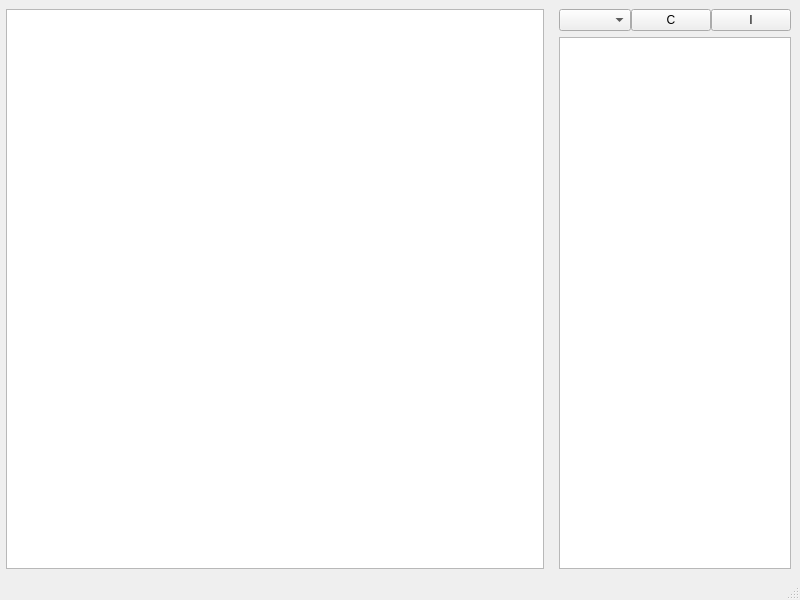
<?xml version="1.0" encoding="UTF-8"?>
<ui version="4.0">
 <class>MainWindow</class>
 <widget class="QMainWindow" name="MainWindow">
  <property name="geometry">
   <rect>
    <x>0</x>
    <y>0</y>
    <width>800</width>
    <height>600</height>
   </rect>
  </property>
  <property name="windowTitle">
   <string>Tree GUI</string>
  </property>
  <widget class="QWidget" name="centralwidget">
   <layout class="QHBoxLayout" name="horizontalLayout_3">
    <property name="leftMargin">
     <number>0</number>
    </property>
    <item>
     <widget class="QFrame" name="main_window">
      <property name="frameShape">
       <enum>QFrame::NoFrame</enum>
      </property>
      <property name="frameShadow">
       <enum>QFrame::Raised</enum>
      </property>
      <layout class="QHBoxLayout" name="horizontalLayout">
       <property name="leftMargin">
        <number>0</number>
       </property>
       <property name="topMargin">
        <number>0</number>
       </property>
       <property name="rightMargin">
        <number>0</number>
       </property>
       <property name="bottomMargin">
        <number>0</number>
       </property>
      </layout>
     </widget>
    </item>
    <item>
     <widget class="TreeView" name="tree_view">
      <property name="sizePolicy">
       <sizepolicy hsizetype="Expanding" vsizetype="Expanding">
        <horstretch>3</horstretch>
        <verstretch>0</verstretch>
       </sizepolicy>
      </property>
     </widget>
    </item>
    <item>
     <widget class="QFrame" name="edit_panel">
      <property name="sizePolicy">
       <sizepolicy hsizetype="Preferred" vsizetype="Preferred">
        <horstretch>1</horstretch>
        <verstretch>0</verstretch>
       </sizepolicy>
      </property>
      <property name="frameShape">
       <enum>QFrame::NoFrame</enum>
      </property>
      <property name="frameShadow">
       <enum>QFrame::Raised</enum>
      </property>
      <property name="lineWidth">
       <number>0</number>
      </property>
      <layout class="QVBoxLayout" name="verticalLayout">
       <property name="topMargin">
        <number>0</number>
       </property>
       <property name="rightMargin">
        <number>0</number>
       </property>
       <property name="bottomMargin">
        <number>0</number>
       </property>
       <item>
        <widget class="QFrame" name="tools">
         <property name="sizePolicy">
          <sizepolicy hsizetype="Preferred" vsizetype="Preferred">
           <horstretch>0</horstretch>
           <verstretch>0</verstretch>
          </sizepolicy>
         </property>
         <property name="frameShape">
          <enum>QFrame::NoFrame</enum>
         </property>
         <property name="frameShadow">
          <enum>QFrame::Raised</enum>
         </property>
         <property name="lineWidth">
          <number>0</number>
         </property>
         <layout class="QHBoxLayout" name="horizontalLayout_2">
          <property name="spacing">
           <number>0</number>
          </property>
          <property name="sizeConstraint">
           <enum>QLayout::SetDefaultConstraint</enum>
          </property>
          <property name="leftMargin">
           <number>0</number>
          </property>
          <property name="topMargin">
           <number>0</number>
          </property>
          <property name="rightMargin">
           <number>0</number>
          </property>
          <property name="bottomMargin">
           <number>0</number>
          </property>
          <item>
           <widget class="QComboBox" name="transducers">
            <property name="sizePolicy">
             <sizepolicy hsizetype="Expanding" vsizetype="Fixed">
              <horstretch>8</horstretch>
              <verstretch>0</verstretch>
             </sizepolicy>
            </property>
            <property name="minimumSize">
             <size>
              <width>0</width>
              <height>0</height>
             </size>
            </property>
           </widget>
          </item>
          <item>
           <widget class="QPushButton" name="clear">
            <property name="sizePolicy">
             <sizepolicy hsizetype="Expanding" vsizetype="Fixed">
              <horstretch>0</horstretch>
              <verstretch>0</verstretch>
             </sizepolicy>
            </property>
            <property name="text">
             <string>C</string>
            </property>
           </widget>
          </item>
          <item>
           <widget class="QPushButton" name="from_clip">
            <property name="sizePolicy">
             <sizepolicy hsizetype="Expanding" vsizetype="Fixed">
              <horstretch>0</horstretch>
              <verstretch>0</verstretch>
             </sizepolicy>
            </property>
            <property name="text">
             <string>I</string>
            </property>
           </widget>
          </item>
         </layout>
        </widget>
       </item>
       <item>
        <widget class="ValidateText" name="tree_repr">
         <property name="tabStopWidth">
          <number>30</number>
         </property>
        </widget>
       </item>
      </layout>
     </widget>
    </item>
   </layout>
  </widget>
  <widget class="QStatusBar" name="status_bar"/>
 </widget>
 <customwidgets>
  <customwidget>
   <class>TreeView</class>
   <extends>QGraphicsView</extends>
   <header>ui.view</header>
  </customwidget>
  <customwidget>
   <class>ValidateText</class>
   <extends>QTextEdit</extends>
   <header>ui.validate_text</header>
  </customwidget>
 </customwidgets>
 <resources/>
 <connections/>
</ui>
